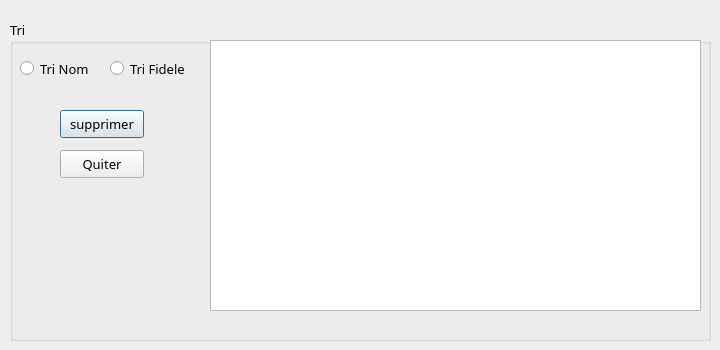
        <widget class="QWidget" name="tab_amir5">
         <attribute name="title">
          <string>Tri</string>
         </attribute>
         <widget class="QGroupBox" name="groupBox_amir5">
          <property name="geometry">
           <rect>
            <x>10</x>
            <y>20</y>
            <width>701</width>
            <height>321</height>
           </rect>
          </property>
          <property name="font">
           <font>
            <family>MS Reference Sans Serif</family>
            <pointsize>10</pointsize>
            <weight>50</weight>
            <bold>false</bold>
           </font>
          </property>
          <property name="title">
           <string>Tri</string>
          </property>
          <widget class="QPushButton" name="suppProduit_client">
           <property name="geometry">
            <rect>
             <x>50</x>
             <y>90</y>
             <width>84</width>
             <height>28</height>
            </rect>
           </property>
           <property name="font">
            <font>
             <family>MS Reference Sans Serif</family>
            </font>
           </property>
           <property name="styleSheet">
            <string notr="true">QPushButton::hover
{
	background-color: qlineargradient(spread:pad, x1:0, y1:0.511, x2:1, y2:0.511, stop:0 rgba(0, 207, 179, 255),stop:1 rgb(108, 135, 255));

}</string>
           </property>
           <property name="text">
            <string>supprimer</string>
           </property>
           <property name="default">
            <bool>true</bool>
           </property>
          </widget>
          <widget class="QPushButton" name="pushButton_AjoutProdui_10">
           <property name="geometry">
            <rect>
             <x>50</x>
             <y>130</y>
             <width>84</width>
             <height>28</height>
            </rect>
           </property>
           <property name="font">
            <font>
             <family>MS Reference Sans Serif</family>
            </font>
           </property>
           <property name="contextMenuPolicy">
            <enum>Qt::NoContextMenu</enum>
           </property>
           <property name="styleSheet">
            <string notr="true">QPushButton::hover
{
	background-color: qlineargradient(spread:pad, x1:0, y1:0.511, x2:1, y2:0.511, stop:0 rgba(0, 207, 179, 255),stop:1 rgb(108, 135, 255));

}</string>
           </property>
           <property name="text">
            <string>Quiter</string>
           </property>
           <property name="autoDefault">
            <bool>false</bool>
           </property>
           <property name="default">
            <bool>false</bool>
           </property>
           <property name="flat">
            <bool>false</bool>
           </property>
          </widget>
          <widget class="QTableView" name="tableView_tri_client">
           <property name="geometry">
            <rect>
             <x>200</x>
             <y>20</y>
             <width>491</width>
             <height>271</height>
            </rect>
           </property>
          </widget>
          <widget class="QRadioButton" name="radioButton_TRInProdPrix_client">
           <property name="geometry">
            <rect>
             <x>100</x>
             <y>40</y>
             <width>81</width>
             <height>17</height>
            </rect>
           </property>
           <property name="text">
            <string>Tri Fidele</string>
           </property>
          </widget>
          <widget class="QRadioButton" name="radioButton_TRInProd_client">
           <property name="geometry">
            <rect>
             <x>10</x>
             <y>40</y>
             <width>82</width>
             <height>17</height>
            </rect>
           </property>
           <property name="text">
            <string>Tri Nom</string>
           </property>
          </widget>
         </widget>
        </widget>
